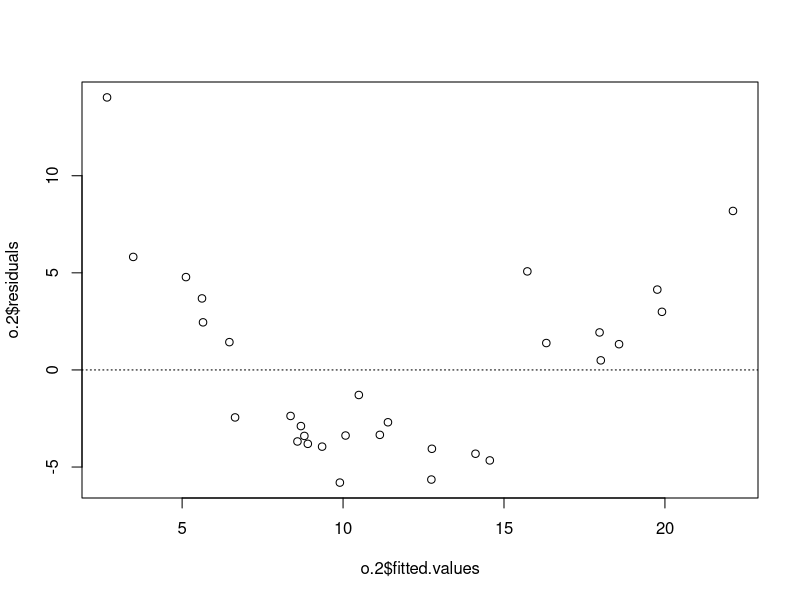
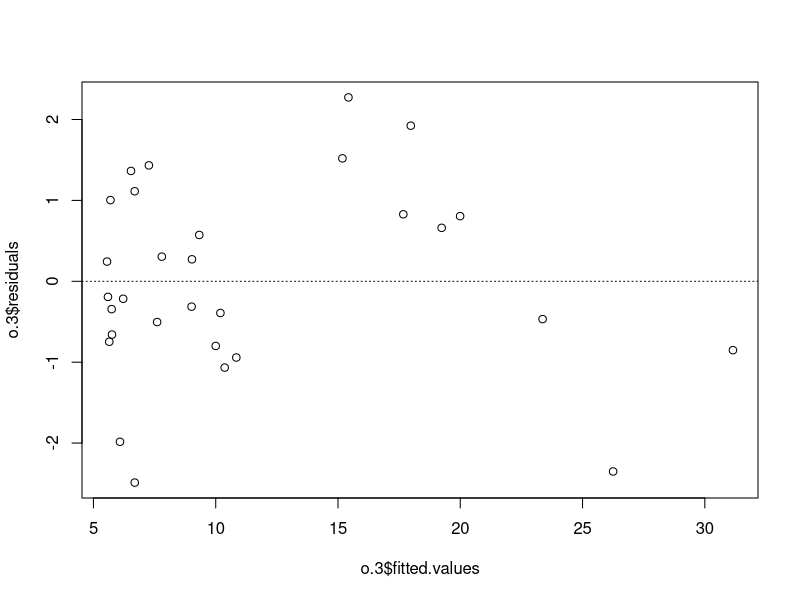

Generate these figures, in order, with R:

## ST512 -- Lab 04
## Author: Prof Ryan Martin (www4.stat.ncsu.edu/~rmartin)

# Part 0 & 1

mydata <- read.table(file="512lab04.txt", header=TRUE)
y <- mydata$y
x1 <- mydata$x1
x2 <- mydata$x2

# Part 2

x1.x2 <- x1 * x2

o.1 <- lm(y ~ x1 + x2 + x1.x2)
summary(o.1)

o.2 <- lm(y ~ x1 + x2)
summary(o.2)
anova(o.2, o.1)

# Part 3

plot(o.2$fitted.values, o.2$residuals); abline(h=0, lty=3)

x1.2 <- x1^2
x2.2 <- x2^2
o.3 <- lm(y ~ x1 + x2 + x1.2 + x2.2)
summary(o.3)
plot(o.3$fitted.values, o.3$residuals); abline(h=0, lty=3)
anova(o.3, o.2)

